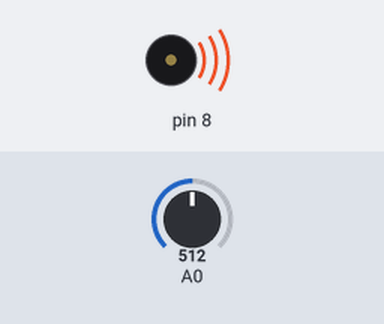
Recording of a sketch running on a simulated Arduino Uno, built with avr-gcc and run on an emulated ATmega328P. On the bench: buzzer (waves = sounding). The inputs (shaded band) are chosen by the test bench; at power-on: A0 = 512. What the sketch prints to the serial monitor is not drawn.

Above: at 0.05 s.
Timing chart, 0 to 3.0 s (numbered marks = the images above):
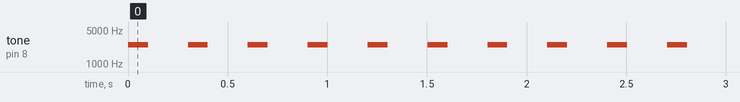

Measured:
- by itself, tone on pin 8: alternates 2506 Hz for 0.10 s and silent for 0.20 s

The sketch:

melodySensor.ino
```cpp
void setup() {
  Serial.begin(9600);

}

void loop() {
  int light = analogRead(A0);
  int hertz = map(light, 0, 1023, 31, 4978);
  tone(8, hertz, 100);
  delay(100);
  noTone(8);
  Serial.println(light);
  Serial.println(hertz);
  delay(200);

}
```
